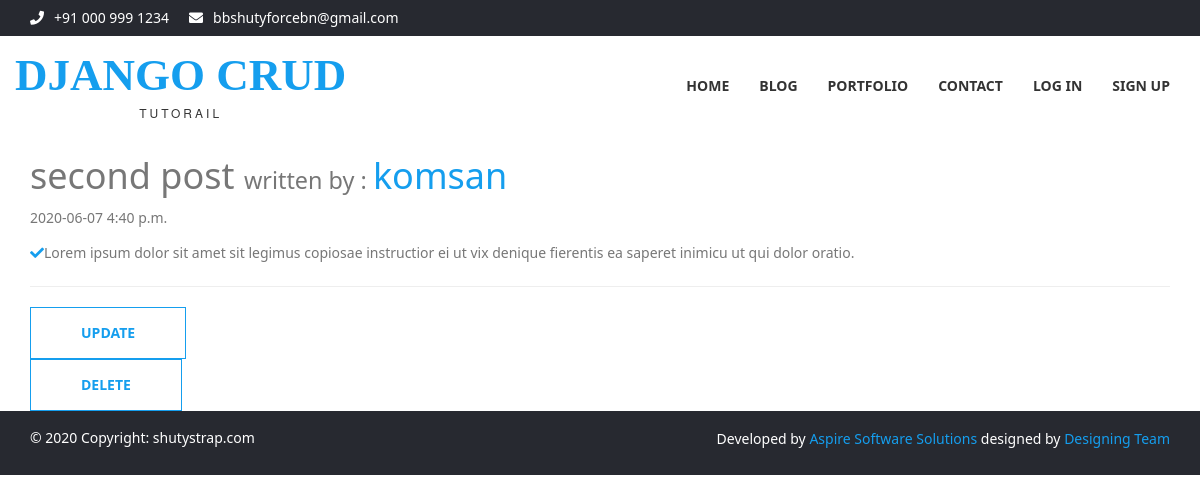
/post/5/, run on the app's committed database.
### blog/models.py (models this page shows, shortened)
class Post(models.Model):
    title = models.CharField(max_length=100)
    content = models.TextField()
    author = models.ForeignKey(User, on_delete=models.CASCADE)
    date_posted = models.DateTimeField(default=timezone.now)

### blog/views.py (the view)
# urls.py: path('post/<int:pk>/', views.PostDetail.as_view(), name='post_detail'),
class PostDetail(DetailView):
    model = Post

### blog/templates/blog/post_detail.html
{% extends 'account/base.html' %}
{% block content %}
<div class="container">
  <h1>{{ object.title }} <small>written by : </small> <span>{{ object.author }}</span></h1>
  <p class="subheading">{{ object.date_posted|date:'Y-m-d P' }}</p>
  <ul class="aboutul">
    <li> <i class="fa fa-check"></i>{{ object.content }}</li>
  </ul>
  <hr>
<form action="{% url 'post_update' object.pk %}">
    <button type="submit" class="btn btn-primary slide">Update</button>
</form> <form action="{% url 'post_delete' object.pk %}">
  <button type="submit" class="btn btn-primary slide">Delete</button>
</form>
</div>
{% endblock content %}

### data on the page
Post: title "second post", author "komsan", date_posted "2020-06-07 4:40 p.m.", content "Lorem ipsum dolor sit amet sit legimus copiosae instructior ei ut vix denique fierentis ea saperet inimicu ut qui dolor oratio."
